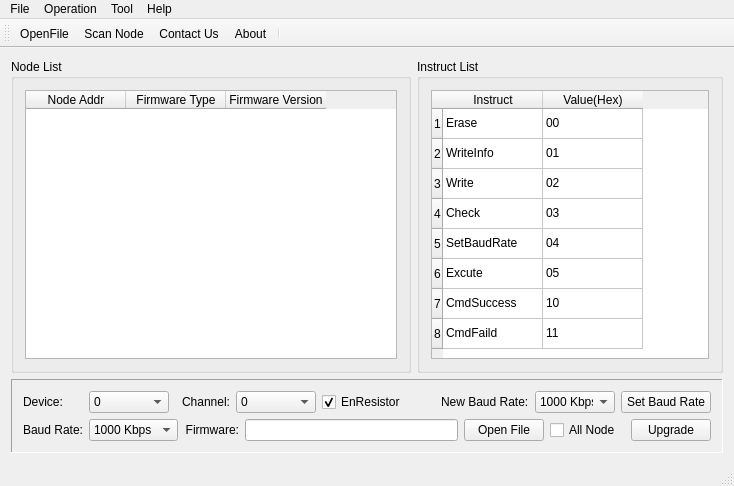
<?xml version="1.0" encoding="UTF-8"?>
<ui version="4.0">
 <class>bootloader_ui</class>
 <widget class="QMainWindow" name="bootloader_ui">
  <property name="geometry">
   <rect>
    <x>0</x>
    <y>0</y>
    <width>734</width>
    <height>486</height>
   </rect>
  </property>
  <property name="windowTitle">
   <string>Ginkgo USB-CAN Bootloader</string>
  </property>
  <property name="windowIcon">
   <iconset resource="image.qrc">
    <normaloff>:/images/easyicon_net.png</normaloff>:/images/easyicon_net.png</iconset>
  </property>
  <widget class="QWidget" name="centralWidget">
   <layout class="QGridLayout" name="gridLayout_4">
    <item row="0" column="0">
     <layout class="QVBoxLayout" name="verticalLayout_2">
      <item>
       <layout class="QHBoxLayout" name="horizontalLayout_8">
        <item>
         <widget class="QGroupBox" name="groupBox">
          <property name="minimumSize">
           <size>
            <width>400</width>
            <height>0</height>
           </size>
          </property>
          <property name="title">
           <string>Node List</string>
          </property>
          <layout class="QGridLayout" name="gridLayout">
           <item row="0" column="0">
            <widget class="QTableWidget" name="nodeListTableWidget">
             <column>
              <property name="text">
               <string>Node Addr</string>
              </property>
             </column>
             <column>
              <property name="text">
               <string>Firmware Type</string>
              </property>
             </column>
             <column>
              <property name="text">
               <string>Firmware Version</string>
              </property>
             </column>
            </widget>
           </item>
          </layout>
         </widget>
        </item>
        <item>
         <widget class="QGroupBox" name="groupBox_2">
          <property name="minimumSize">
           <size>
            <width>300</width>
            <height>0</height>
           </size>
          </property>
          <property name="title">
           <string>Instruct List</string>
          </property>
          <layout class="QGridLayout" name="gridLayout_2">
           <item row="0" column="0">
            <widget class="QTableWidget" name="cmdListTableWidget">
             <row>
              <property name="text">
               <string>1</string>
              </property>
             </row>
             <row>
              <property name="text">
               <string>2</string>
              </property>
             </row>
             <row>
              <property name="text">
               <string>3</string>
              </property>
             </row>
             <row>
              <property name="text">
               <string>4</string>
              </property>
             </row>
             <row>
              <property name="text">
               <string>5</string>
              </property>
             </row>
             <row>
              <property name="text">
               <string>6</string>
              </property>
             </row>
             <row>
              <property name="text">
               <string>7</string>
              </property>
             </row>
             <row>
              <property name="text">
               <string>8</string>
              </property>
             </row>
             <column>
              <property name="text">
               <string>Instruct</string>
              </property>
             </column>
             <column>
              <property name="text">
               <string>Value(Hex)</string>
              </property>
             </column>
             <item row="0" column="0">
              <property name="text">
               <string>Erase</string>
              </property>
              <property name="flags">
               <set>ItemIsSelectable|ItemIsDragEnabled|ItemIsEnabled</set>
              </property>
             </item>
             <item row="0" column="1">
              <property name="text">
               <string>00</string>
              </property>
             </item>
             <item row="1" column="0">
              <property name="text">
               <string>WriteInfo</string>
              </property>
              <property name="flags">
               <set>ItemIsSelectable|ItemIsDragEnabled|ItemIsEnabled</set>
              </property>
             </item>
             <item row="1" column="1">
              <property name="text">
               <string>01</string>
              </property>
             </item>
             <item row="2" column="0">
              <property name="text">
               <string>Write</string>
              </property>
              <property name="flags">
               <set>ItemIsSelectable|ItemIsDragEnabled|ItemIsEnabled</set>
              </property>
             </item>
             <item row="2" column="1">
              <property name="text">
               <string>02</string>
              </property>
             </item>
             <item row="3" column="0">
              <property name="text">
               <string>Check</string>
              </property>
              <property name="flags">
               <set>ItemIsSelectable|ItemIsDragEnabled|ItemIsEnabled</set>
              </property>
             </item>
             <item row="3" column="1">
              <property name="text">
               <string>03</string>
              </property>
             </item>
             <item row="4" column="0">
              <property name="text">
               <string>SetBaudRate</string>
              </property>
              <property name="flags">
               <set>ItemIsSelectable|ItemIsDragEnabled|ItemIsEnabled</set>
              </property>
             </item>
             <item row="4" column="1">
              <property name="text">
               <string>04</string>
              </property>
             </item>
             <item row="5" column="0">
              <property name="text">
               <string>Excute</string>
              </property>
              <property name="flags">
               <set>ItemIsSelectable|ItemIsDragEnabled|ItemIsEnabled</set>
              </property>
             </item>
             <item row="5" column="1">
              <property name="text">
               <string>05</string>
              </property>
             </item>
             <item row="6" column="0">
              <property name="text">
               <string>CmdSuccess</string>
              </property>
              <property name="flags">
               <set>ItemIsSelectable|ItemIsDragEnabled|ItemIsEnabled</set>
              </property>
             </item>
             <item row="6" column="1">
              <property name="text">
               <string>10</string>
              </property>
             </item>
             <item row="7" column="0">
              <property name="text">
               <string>CmdFaild</string>
              </property>
              <property name="flags">
               <set>ItemIsSelectable|ItemIsDragEnabled|ItemIsEnabled</set>
              </property>
             </item>
             <item row="7" column="1">
              <property name="text">
               <string>11</string>
              </property>
             </item>
            </widget>
           </item>
          </layout>
         </widget>
        </item>
       </layout>
      </item>
      <item>
       <widget class="QFrame" name="frame">
        <property name="frameShape">
         <enum>QFrame::Panel</enum>
        </property>
        <property name="frameShadow">
         <enum>QFrame::Sunken</enum>
        </property>
        <layout class="QGridLayout" name="gridLayout_3">
         <item row="0" column="0">
          <layout class="QVBoxLayout" name="verticalLayout">
           <item>
            <layout class="QHBoxLayout" name="horizontalLayout_6">
             <item>
              <layout class="QHBoxLayout" name="horizontalLayout">
               <item>
                <widget class="QLabel" name="label">
                 <property name="minimumSize">
                  <size>
                   <width>60</width>
                   <height>0</height>
                  </size>
                 </property>
                 <property name="text">
                  <string>Device:</string>
                 </property>
                </widget>
               </item>
               <item>
                <widget class="QComboBox" name="deviceHandleComboBox">
                 <property name="minimumSize">
                  <size>
                   <width>80</width>
                   <height>0</height>
                  </size>
                 </property>
                 <item>
                  <property name="text">
                   <string>0</string>
                  </property>
                 </item>
                 <item>
                  <property name="text">
                   <string>1</string>
                  </property>
                 </item>
                 <item>
                  <property name="text">
                   <string>2</string>
                  </property>
                 </item>
                 <item>
                  <property name="text">
                   <string>3</string>
                  </property>
                 </item>
                 <item>
                  <property name="text">
                   <string>4</string>
                  </property>
                 </item>
                 <item>
                  <property name="text">
                   <string>5</string>
                  </property>
                 </item>
                 <item>
                  <property name="text">
                   <string>6</string>
                  </property>
                 </item>
                 <item>
                  <property name="text">
                   <string>7</string>
                  </property>
                 </item>
                 <item>
                  <property name="text">
                   <string>8</string>
                  </property>
                 </item>
                 <item>
                  <property name="text">
                   <string>9</string>
                  </property>
                 </item>
                </widget>
               </item>
              </layout>
             </item>
             <item>
              <layout class="QHBoxLayout" name="horizontalLayout_2">
               <item>
                <widget class="QLabel" name="label_2">
                 <property name="minimumSize">
                  <size>
                   <width>55</width>
                   <height>0</height>
                  </size>
                 </property>
                 <property name="text">
                  <string>Channel:</string>
                 </property>
                 <property name="alignment">
                  <set>Qt::AlignRight|Qt::AlignTrailing|Qt::AlignVCenter</set>
                 </property>
                </widget>
               </item>
               <item>
                <widget class="QComboBox" name="channelIndexComboBox">
                 <property name="minimumSize">
                  <size>
                   <width>80</width>
                   <height>0</height>
                  </size>
                 </property>
                 <item>
                  <property name="text">
                   <string>0</string>
                  </property>
                 </item>
                 <item>
                  <property name="text">
                   <string>1</string>
                  </property>
                 </item>
                </widget>
               </item>
              </layout>
             </item>
             <item>
              <widget class="QCheckBox" name="checkBoxEnResistor">
               <property name="text">
                <string>EnResistor</string>
               </property>
               <property name="checked">
                <bool>true</bool>
               </property>
              </widget>
             </item>
             <item>
              <spacer name="horizontalSpacer">
               <property name="orientation">
                <enum>Qt::Horizontal</enum>
               </property>
               <property name="sizeHint" stdset="0">
                <size>
                 <width>40</width>
                 <height>20</height>
                </size>
               </property>
              </spacer>
             </item>
             <item>
              <layout class="QHBoxLayout" name="horizontalLayout_9">
               <item>
                <widget class="QLabel" name="label_6">
                 <property name="text">
                  <string>New Baud Rate:</string>
                 </property>
                </widget>
               </item>
               <item>
                <widget class="QComboBox" name="newBaudRateComboBox">
                 <property name="minimumSize">
                  <size>
                   <width>80</width>
                   <height>0</height>
                  </size>
                 </property>
                 <item>
                  <property name="text">
                   <string>1000 Kbps</string>
                  </property>
                 </item>
                 <item>
                  <property name="text">
                   <string>800 Kbps</string>
                  </property>
                 </item>
                 <item>
                  <property name="text">
                   <string>500 Kbps</string>
                  </property>
                 </item>
                 <item>
                  <property name="text">
                   <string>300 Kbps</string>
                  </property>
                 </item>
                 <item>
                  <property name="text">
                   <string>250 Kbps</string>
                  </property>
                 </item>
                 <item>
                  <property name="text">
                   <string>200 Kbps</string>
                  </property>
                 </item>
                 <item>
                  <property name="text">
                   <string>150 Kbps</string>
                  </property>
                 </item>
                 <item>
                  <property name="text">
                   <string>125 Kbps</string>
                  </property>
                 </item>
                 <item>
                  <property name="text">
                   <string>100 Kbps</string>
                  </property>
                 </item>
                 <item>
                  <property name="text">
                   <string>75 Kbps</string>
                  </property>
                 </item>
                 <item>
                  <property name="text">
                   <string>50 Kbps</string>
                  </property>
                 </item>
                 <item>
                  <property name="text">
                   <string>20 Kbps</string>
                  </property>
                 </item>
                </widget>
               </item>
              </layout>
             </item>
             <item>
              <widget class="QPushButton" name="setbaudRatePushButton">
               <property name="minimumSize">
                <size>
                 <width>90</width>
                 <height>0</height>
                </size>
               </property>
               <property name="text">
                <string>Set Baud Rate</string>
               </property>
              </widget>
             </item>
            </layout>
           </item>
           <item>
            <layout class="QHBoxLayout" name="horizontalLayout_7">
             <item>
              <layout class="QHBoxLayout" name="horizontalLayout_3">
               <item>
                <widget class="QLabel" name="label_3">
                 <property name="minimumSize">
                  <size>
                   <width>60</width>
                   <height>0</height>
                  </size>
                 </property>
                 <property name="text">
                  <string>Baud Rate:</string>
                 </property>
                </widget>
               </item>
               <item>
                <widget class="QComboBox" name="baudRateComboBox">
                 <property name="minimumSize">
                  <size>
                   <width>80</width>
                   <height>0</height>
                  </size>
                 </property>
                 <item>
                  <property name="text">
                   <string>1000 Kbps</string>
                  </property>
                 </item>
                 <item>
                  <property name="text">
                   <string>800 Kbps</string>
                  </property>
                 </item>
                 <item>
                  <property name="text">
                   <string>500 Kbps</string>
                  </property>
                 </item>
                 <item>
                  <property name="text">
                   <string>300 Kbps</string>
                  </property>
                 </item>
                 <item>
                  <property name="text">
                   <string>250 Kbps</string>
                  </property>
                 </item>
                 <item>
                  <property name="text">
                   <string>200 Kbps</string>
                  </property>
                 </item>
                 <item>
                  <property name="text">
                   <string>150 Kbps</string>
                  </property>
                 </item>
                 <item>
                  <property name="text">
                   <string>125 Kbps</string>
                  </property>
                 </item>
                 <item>
                  <property name="text">
                   <string>100 Kbps</string>
                  </property>
                 </item>
                 <item>
                  <property name="text">
                   <string>75 Kbps</string>
                  </property>
                 </item>
                 <item>
                  <property name="text">
                   <string>50 Kbps</string>
                  </property>
                 </item>
                 <item>
                  <property name="text">
                   <string>20 Kbps</string>
                  </property>
                 </item>
                </widget>
               </item>
              </layout>
             </item>
             <item>
              <layout class="QHBoxLayout" name="horizontalLayout_5">
               <item>
                <widget class="QLabel" name="label_5">
                 <property name="minimumSize">
                  <size>
                   <width>55</width>
                   <height>0</height>
                  </size>
                 </property>
                 <property name="text">
                  <string>Firmware:</string>
                 </property>
                 <property name="alignment">
                  <set>Qt::AlignRight|Qt::AlignTrailing|Qt::AlignVCenter</set>
                 </property>
                </widget>
               </item>
               <item>
                <widget class="QLineEdit" name="firmwareLineEdit"/>
               </item>
               <item>
                <widget class="QPushButton" name="openFirmwareFilePushButton">
                 <property name="minimumSize">
                  <size>
                   <width>80</width>
                   <height>0</height>
                  </size>
                 </property>
                 <property name="text">
                  <string>Open File</string>
                 </property>
                </widget>
               </item>
               <item>
                <widget class="QCheckBox" name="allNodeCheckBox">
                 <property name="minimumSize">
                  <size>
                   <width>75</width>
                   <height>0</height>
                  </size>
                 </property>
                 <property name="text">
                  <string>All Node</string>
                 </property>
                </widget>
               </item>
              </layout>
             </item>
             <item>
              <widget class="QPushButton" name="updateFirmwarePushButton">
               <property name="minimumSize">
                <size>
                 <width>80</width>
                 <height>0</height>
                </size>
               </property>
               <property name="text">
                <string>Upgrade</string>
               </property>
              </widget>
             </item>
            </layout>
           </item>
          </layout>
         </item>
        </layout>
       </widget>
      </item>
     </layout>
    </item>
   </layout>
  </widget>
  <widget class="QMenuBar" name="menuBar">
   <property name="geometry">
    <rect>
     <x>0</x>
     <y>0</y>
     <width>734</width>
     <height>23</height>
    </rect>
   </property>
   <widget class="QMenu" name="menu">
    <property name="title">
     <string>File</string>
    </property>
    <addaction name="openFirmwareFileAction"/>
    <addaction name="exitAction"/>
   </widget>
   <widget class="QMenu" name="menu_2">
    <property name="title">
     <string>Operation</string>
    </property>
    <addaction name="scanNodeAction"/>
   </widget>
   <widget class="QMenu" name="menu_3">
    <property name="title">
     <string>Help</string>
    </property>
    <addaction name="contactUsAction"/>
    <addaction name="aboutAction"/>
   </widget>
   <widget class="QMenu" name="menu_4">
    <property name="title">
     <string>Tool</string>
    </property>
   </widget>
   <addaction name="menu"/>
   <addaction name="menu_2"/>
   <addaction name="menu_4"/>
   <addaction name="menu_3"/>
  </widget>
  <widget class="QToolBar" name="mainToolBar">
   <attribute name="toolBarArea">
    <enum>TopToolBarArea</enum>
   </attribute>
   <attribute name="toolBarBreak">
    <bool>false</bool>
   </attribute>
   <addaction name="openFirmwareFileAction"/>
   <addaction name="scanNodeAction"/>
   <addaction name="contactUsAction"/>
   <addaction name="aboutAction"/>
   <addaction name="separator"/>
  </widget>
  <widget class="QStatusBar" name="statusBar"/>
  <action name="exitAction">
   <property name="icon">
    <iconset resource="image.qrc">
     <normaloff>:/images/gif_48_026.gif</normaloff>:/images/gif_48_026.gif</iconset>
   </property>
   <property name="text">
    <string>Exit</string>
   </property>
  </action>
  <action name="scanNodeAction">
   <property name="icon">
    <iconset resource="image.qrc">
     <normaloff>:/images/gif_48_086.gif</normaloff>:/images/gif_48_086.gif</iconset>
   </property>
   <property name="text">
    <string>Scan Node</string>
   </property>
  </action>
  <action name="contactUsAction">
   <property name="icon">
    <iconset resource="image.qrc">
     <normaloff>:/images/gif_48_079.gif</normaloff>:/images/gif_48_079.gif</iconset>
   </property>
   <property name="text">
    <string>Contact Us</string>
   </property>
  </action>
  <action name="aboutAction">
   <property name="icon">
    <iconset resource="image.qrc">
     <normaloff>:/images/gif_48_052.gif</normaloff>:/images/gif_48_052.gif</iconset>
   </property>
   <property name="text">
    <string>About</string>
   </property>
  </action>
  <action name="openFirmwareFileAction">
   <property name="icon">
    <iconset resource="image.qrc">
     <normaloff>:/images/gif_48_045.gif</normaloff>:/images/gif_48_045.gif</iconset>
   </property>
   <property name="text">
    <string>OpenFile</string>
   </property>
  </action>
 </widget>
 <layoutdefault spacing="6" margin="11"/>
 <resources>
  <include location="image.qrc"/>
 </resources>
 <connections/>
</ui>
